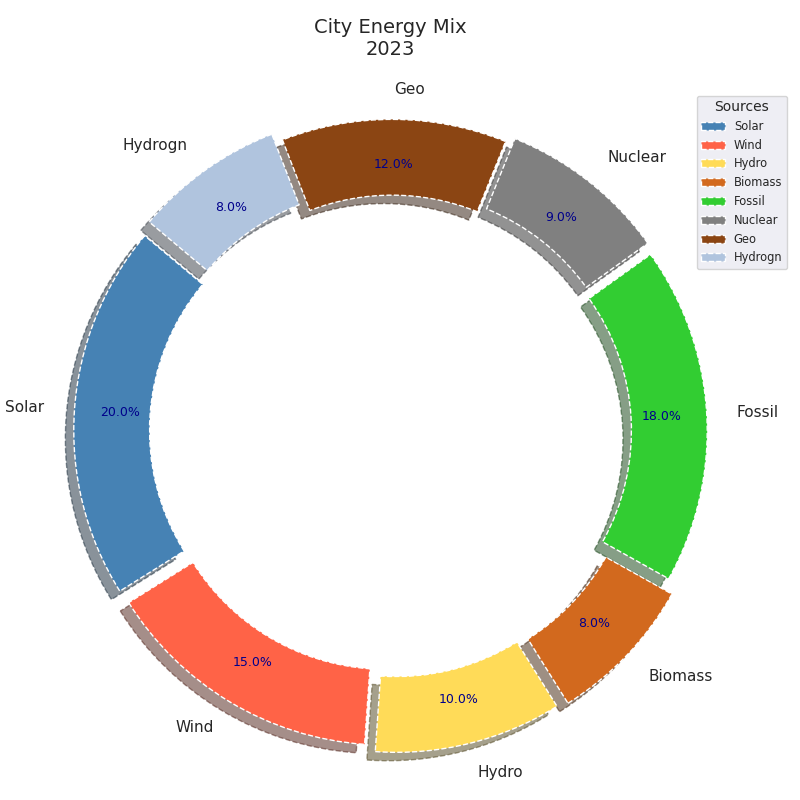

The script that drew this image:
import matplotlib.pyplot as plt

energy_sources = ['Solar', 'Wind', 'Hydro', 'Biomass', 'Fossil', 'Nuclear', 'Geo', 'Hydrogn']
energy_distribution = [20, 15, 10, 8, 18, 9, 12, 8]

# Shuffled colors
colors = ['#4682B4', '#FF6347', '#FFDB58', '#D2691E', '#32CD32', '#808080', '#8B4513', '#B0C4DE']

fig, ax = plt.subplots(figsize=(8, 8))

wedges, texts, autotexts = ax.pie(
    energy_distribution, labels=energy_sources, colors=colors,
    autopct='%1.1f%%', startangle=140, pctdistance=0.85,
    explode=(0.05, 0.04, 0.06, 0.07, 0.04, 0.05, 0.03, 0.06),
    wedgeprops=dict(width=0.25, linestyle='--'), shadow=True
)

for text in texts:
    text.set_fontsize(11)
    text.set_fontweight('normal')

for autotext in autotexts:
    autotext.set_color('darkblue')
    autotext.set_fontsize(9)
    autotext.set_fontweight('normal')

ax.axis('equal')
ax.set_title('City Energy Mix\n2023', fontsize=14, fontweight='normal', pad=25)

ax.legend(wedges, energy_sources, loc='upper right', bbox_to_anchor=(1.1, 1.0), title="Sources", fontsize='x-small', title_fontsize='10')
ax.grid(True, which='major', color='grey', linestyle='-', linewidth=0.5)

plt.tight_layout()
plt.show()
